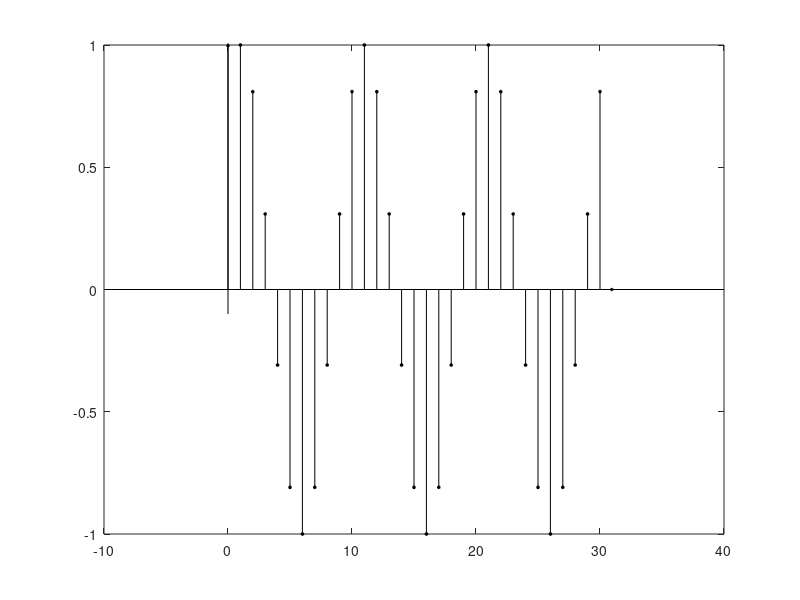

The MATLAB source for this figure: (Note: this script raises an error after producing the figure.)
function dtfilter()
n = 0:29;
XLIMS = [-.5 31];
h_b = [1,2,1];
h_a = [1];
[hh_res, hh_range] = freqz(h_b, h_a, 512, 'whole');
hh_range = hh_range/2/pi - 0.5;
hh_res = fftshift(hh_res);

hh_mag = abs(hh_res);
hh_phase = angle(hh_res);

f = 0.2;
[qq, kMag] = min(abs(hh_range - f));
[qq, kMag2] = min(abs(hh_range + f));

hh_filt_mag = hh_mag(kMag);
hh_filt_phase = hh_phase(kMag);

hh_filt_mag_neg = hh_mag(kMag2);
hh_filt_phase_neg = hh_phase(kMag2);

if 0
FigProps = {'color',[1 1 1],...
	   'Units', 'Inches',...
	   'Position',[3 3 3 3]};
AxisProps = {'color',[1 1 1],...
	     'Position',[0.1 0.2 0.8 0.7], ...
	     'Visible','Off'};
figure,plot(hh_range, hh_mag, 'k')
text(-.25, 0,'-\omega_0','vert','top');
text(.23, 0,'\omega_0','vert','top');
ylabel_h = text('Horiz','center',...
		'Vert','baseline',...
		'Position',[-.52, 2],...
		'Rotation',90,...
		'String','|H(e^{j\omega})| \rightarrow');
hold on
plot(hh_range,zeros(length(hh_range)),'-k')
plot([hh_range(1) hh_range(1)],[0 4],'-k')
plot([hh_range(kMag) hh_range(kMag)], [0 hh_filt_mag],'-.k')
plot([hh_range(kMag2) hh_range(kMag2)], [0 hh_filt_mag_neg],'-.k')
plot([hh_range(1) hh_range(kMag)], [hh_filt_mag_neg hh_filt_mag_neg],'-.k')
hold off
%set(gca, 'Ylabel', ylabel_h);
set(gcf, FigProps{:});
set(gca, AxisProps{:});
if 0
   exportfig(gcf,'filter_mag.png','Height',2,'Format','png');
   %close(gcf);
end

FigProps = {'color',[1 1 1],...
	   'Units', 'Inches',...
	   'Position',[3 3 3 2]};
AxisProps = {'color',[1 1 1],...
	     'Position',[0.1 0.1 0.8 0.8], ...
	     'Visible','Off'};
figure,plot(hh_range, hh_phase, 'k')
text(-.25,0,'-\omega_0','vert','top');
text(.23,0,'\omega_0','vert','bottom');
ylabel_h = text('Horiz','center',...
		'Vert','baseline',...
		'Position',[-.52, .5],...
		'Rotation',90,...
		'String','\phi(e^{j\omega}) \rightarrow');
hold on
plot(hh_range,zeros(length(hh_range)),'-k')
plot([hh_range(kMag) hh_range(kMag)], [0 hh_filt_phase],'-.k')
plot([hh_range(kMag2) hh_range(kMag2)], [0 hh_filt_phase_neg],'-.k')
hold off
%set(gca, 'Ylabel', ylabel_h);
%text(.75,0,'w_0','vert','top');
set(gcf, FigProps{:});
set(gca, AxisProps{:});
if 0
   exportfig(gcf,'filter_phase.png','Height',1.5,'Format','png');
   %close(gcf);
end
end
f = [0.1 0.2 0.3];

for k = 1:3
  [qq, kMag] = min(abs(hh_range - f(k)));
  [qq, kMag2] = min(abs(hh_range + f(k)));

  hh_out_mag = hh_mag(kMag);
  hh_out_phase = hh_phase(kMag)/pi;
  
  x(k,:) = cos(2*pi*f(k)*n);
  y(k,:) = hh_out_mag*cos(2*pi*f(k)*n + hh_out_phase);
  
  % Input plots
  figure, 
  hA = stem(x(k,:), 'k', 'filled');
  set(hA, 'MarkerSize', 2);
  hold on
  hA = stem(XLIMS(2), 0,'>k','filled');
  set(hA, 'MarkerSize', 2);
  plot(XLIMS,[0 0],'-k');
  hY = stem(0, 1,'^k','filled');
  set(hY, 'MarkerSize', 2);
  plot([0 0], [-.1 1],'-k');
  
  hold off;
  
  text(XLIMS(1),0,'1','Vert','Top','Horiz','left')
  text(29,0,'n=30','Vert','Top')
  text(-0.25,1,'1','Horiz','right');
  
  %%  Set Figure properties  %%
  FigProps = { ...
      'color',[1 1 1], ...
      'Units','Inches', ...
      'Position', [3 3 2 1.5]};
  AxisProps = { ...
      'Color',[1 1 1], ...
      'Position',[0.1 0.1 0.8 0.7], ...
      'Visible','Off', ...
      'XLim',XLIMS, ...
      'YLim',[-inf inf] };
  
  set(gcf, FigProps{:});
  set(gca, AxisProps{:});
  if 1
    exportfig(gcf,['filter_ip', num2str(k), '.png'],'Height',.7,'Format','png');
    %close(gcf);
  end
  
  % Output plots
  figure, 
  hA = stem(y(k,:), 'k', 'filled');
  set(hA, 'MarkerSize', 2);
  axis([0 31 -4 4])
  hold on
  hA = stem(XLIMS(2), 0,'>k','filled');
  set(hA, 'MarkerSize', 2);
  plot(XLIMS,[0 0],'-k');
  hY = stem(0, 4,'^k','filled');
  set(hY, 'MarkerSize', 2);
  plot([0 0], [-.5 4],'-k');
  hold off;
  
  text(XLIMS(1),0,'1','Vert','Top','Horiz','left')
  text(29,0,'n=30','Vert','Top')
  text(-0.25,4,'4','Horiz','right');
  
  %%  Set Figure properties  %%
  FigProps = { ...
      'color',[1 1 1], ...
      'Units','Inches', ...
      'Position', [3 3 2 1.5]};
  AxisProps = { ...
      'Color',[1 1 1], ...
      'Position',[0.1 0.1 0.8 0.7], ...
      'Visible','Off', ...
      'XLim',XLIMS, ...
      'YLim',[-4 4] };
  
  set(gcf, FigProps{:});
  set(gca, AxisProps{:});
  if 1
    exportfig(gcf,['filter_op', num2str(k) ,'.png'],'Height',.7,'Format','png');
    %close(gcf);
  end
  
end

x_cum = sum(x);
y_cum = sum(y);
figure, 
hA = stem(n,x_cum,'k','filled');
set(hA, 'MarkerSize', 2);
updatePlot(XLIMS, [-3 3], 3)
if 1
   exportfig(gcf,'filter_ip_sum.png','Height',0.7,'Format','png');
   %close(gcf);
end

figure, 
hA = stem(n,y_cum,'k','filled');
set(hA, 'MarkerSize', 2);
updatePlot(XLIMS, [-3 8], 8)
if 1
  exportfig(gcf,'filter_op_sum.png','Height',0.7,'Format','png');
  %close(gcf);
end

function updatePlot(XLIMS, YLIMS, yMax)
  hold on
  hA = stem(XLIMS(2), 0,'>k','filled');
  set(hA, 'MarkerSize', 2);
  plot(XLIMS,[0 0],'-k');
  hY = stem(0, yMax,'^k','filled');
  set(hY, 'MarkerSize', 2);
  plot([0 0], [-.5 yMax],'-k');
  hold off;
  
  text(XLIMS(1),0,'1','Vert','Top','Horiz','left')
  text(29,0,'n=30','Vert','Top')
  text(-0.25, yMax, num2str(yMax),'Horiz','right');
  
  %%  Set Figure properties  %%
  FigProps = { ...
      'color',[1 1 1], ...
      'Units','Inches', ...
      'Position', [3 3 2 1.5]};
  AxisProps = { ...
      'Color',[1 1 1], ...
      'Position',[0.1 0.1 0.8 0.7], ...
      'Visible','Off', ...
      'XLim',XLIMS, ...
      'YLim',YLIMS };
  
  set(gcf, FigProps{:});
  set(gca, AxisProps{:});
  
%endfunction updatePlot

%f = -200:1/100:200;
%h = 1 ./ (1 + j*f./50);
%h_mag = abs(h);
%h_ph  = angle(h);
%
%in1 = find(f==25);
%in2 = find(f==50);
%in3 = find(f==75);
%
%%h_mag = abs(h(index));
%%h_ph  = angle(h(index));
%
%t = 0:1/1000:.1;
%x1 = 2*cos(2*pi*25*t);
%x2 =   cos(2*pi*50*t);
%x3 = 4*cos(2*pi*75*t);
%
%y1 = 2*h_mag(in1)*cos(2*pi*25*t + h_ph(in1));
%y2 = h_mag(in2)*cos(2*pi*50*t + h_ph(in2));
%y3 = 4*h_mag(in3)*cos(2*pi*75*t + h_ph(in3));
%
%figure, plot(t, x1)
%figure, plot(t, x2)
%figure, plot(t, x3)
%figure, plot(t, x1+x2+x3)
%
%figure, plot(t, y1)
%figure, plot(t, y2)
%figure, plot(t, y3)
%figure, plot(t, y1+y2+y3)
%figure, plot(f, abs(h))
%axis([-200 200 0 1])
%figure, plot(f, angle(h)/pi)
%
%fig_h1 = [2];
%fig_h2 = [1 3 4];
%fig_h3 = [6];
%fig_h4 = [5 7 8];
%
%set(fig_h1, 'Units','Normalized','Position',[0.5, 0.5, .2, .1])
%set(fig_h2, 'Units','Normalized','Position',[0.5, 0.5, .2, .15])
%set(fig_h3, 'Units','Normalized','Position',[0.5, 0.5, .2, .1])
%set(fig_h4, 'Units','Normalized','Position',[0.5, 0.5, .2, .15])
%
%fig_h5 = [9,10];
%set(fig_h5, 'Units','Normalized','Position',[0.5, 0.5, .2, .2])
